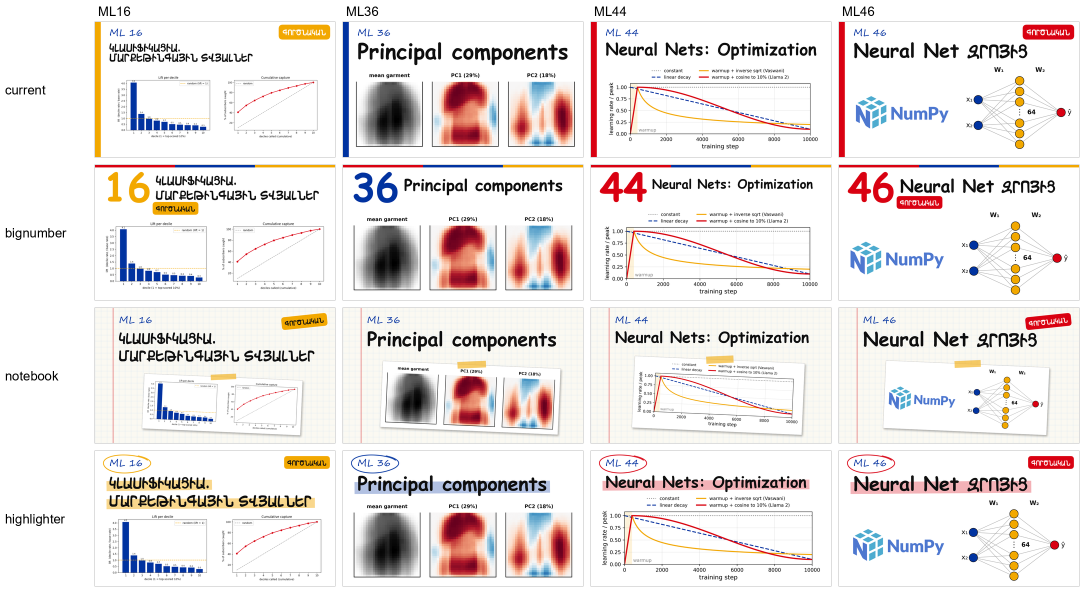
#> input picture thumbnails/style_options/overview.png, 2174 x 1188 px (shown at 1/2 size)
$ python -i thumbnail_style_options.py   (imports and definitions only)
#> lines starting #> are read from the running program, lines starting #| are printed output that depends on the picture
#> further down, picture is the input picture: PIL image 2174x1188 RGB; mean R, G, B 235.1, 229.6, 228.5
"""Render alternative thumbnail STYLES side by side, for the user to pick from.

The locked design in make_thumbnails_final.py (side stripe, handwritten tag,
title, illustration band at the bottom) stays the production one. On 2026-09-26
the user asked for a few fresh stylings to look at for FUTURE lectures, with no
change to anything already published. This renders each candidate style on a
handful of finished lessons of different shapes and writes a contact sheet with
today's design as the first row.

Styles the user kept (see STYLES at the bottom):
  bignumber    - white, the lesson number huge and solid as the tag, tricolour top edge
  notebook     - graph paper with a red margin, figure as a tilted taped card
  highlighter  - white, title under a highlighter stroke, marker circle round the tag
Tried and dropped on 2026-09-26 (code in git history, commit 5e1c976): split,
banner, dark (round 1); sticky, stamp, jupyter (round 2).

The Latin title font is LATIN below, so thumbnail_font_options.py can swap it.

Every lesson's illustration is rendered ONCE off-screen by its own draw
function at the production canvas size, trimmed, and then placed as an image,
so any draw function works in any style without being rewritten.

Usage:
  python scripts/non_essential/thumbnail_style_options.py [ML16 ML44 ...]
Runtime: ~15 s for the default 4 lessons x 3 styles (measured value is logged).
Output: thumbnails/style_options/<style>_<MLNN>.png and overview.png
"""
import io
import logging
import sys
import time
from pathlib import Path

sys.path.insert(0, str(Path(__file__).resolve().parents[1]))
import make_thumbnails_final as base  # noqa: E402  (fonts, LESSONS, draw functions)

import matplotlib.pyplot as plt  # noqa: E402
import numpy as np  # noqa: E402
from matplotlib.lines import Line2D  # noqa: E402
from matplotlib.patches import Rectangle  # noqa: E402
from PIL import Image, ImageChops, ImageDraw, ImageFilter, ImageFont  # noqa: E402

# base already configured the root logger (into its own log file), so this
# script gets a dedicated, non-propagating logger with its own file.
LOG_DIR = Path("logs")
# [1 line not run here, left out]
log = logging.getLogger("thumbnail_style_options")
log.propagate = False
# [5 lines not run here, left out]

# [1 line that did not run here, left out]
DEFAULT_LESSONS = ["ML16", "ML36", "ML44", "ML46"]
K = 720 / 1280                         # figure-fraction x per unit of y
# [1 line that did not run here, left out]
# [1 line that did not run here, left out]
# [1 line that did not run here, left out]


# ---------- lesson helpers ----------

# [5 lines left out: function lesson_by_name, not called in this run]


def block_color(lesson):
    return lesson.get("bar_color", base.BAR)


def text_on(color):
    """White text reads on red and navy; orange needs charcoal."""
    return CHARCOAL if color == ORANGE else "white"


# [137 lines left out: functions illustration, place, title_tokens, _width, _wrap, fit_title and 3 more, not called in this run]


def _taped_card(img, angle=-2.5):
    """Illustration on a white card with a border, soft shadow and a strip of
    orange tape, tilted - as an RGBA image with transparent surroundings."""
#> called with angle = -2.5
    pad = int(0.025 * img.width)
    cw, ch = img.width + 2 * pad, img.height + 2 * pad
    m = int(0.03 * cw)
    canvas = Image.new("RGBA", (cw + 2 * m, ch + 2 * m), (0, 0, 0, 0))
#> canvas: PIL image 2418x1432 RGBA; every value is 0
    shadow = Image.new("RGBA", canvas.size, (0, 0, 0, 0))
    ImageDraw.Draw(shadow).rectangle([m + 12, m + 16, m + cw + 12, m + ch + 16], fill=(0, 0, 0, 80))
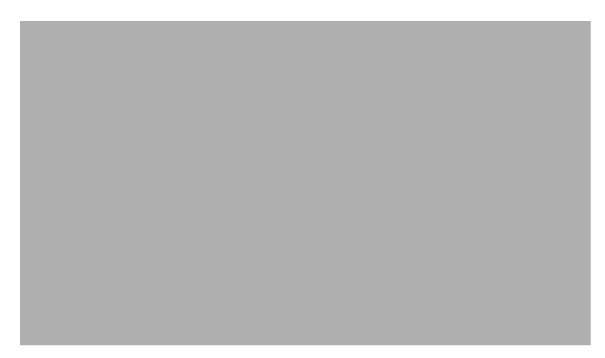
#> shadow: PIL image 2418x1432 RGBA (shown at 1/4 size); mean R, G, B, A 0, 0, 0, 68.4; transparent parts drawn white
    canvas = Image.alpha_composite(canvas, shadow.filter(ImageFilter.GaussianBlur(14)))
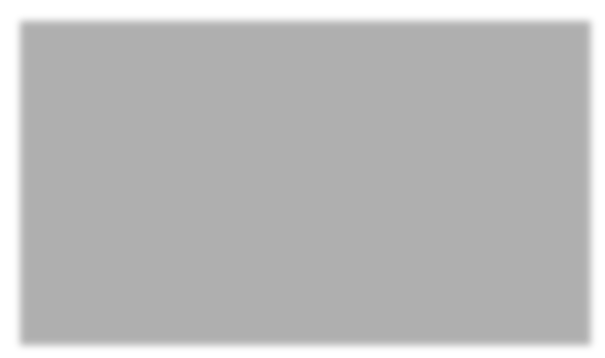
#> canvas: PIL image 2418x1432 RGBA (shown at 1/4 size); mean R, G, B, A 0, 0, 0, 68.4; transparent parts drawn white
    card = Image.new("RGBA", (cw, ch), (255, 255, 255, 255))
#> card: PIL image 2282x1296 RGBA; every value is 255
    card.paste(img, (pad, pad))
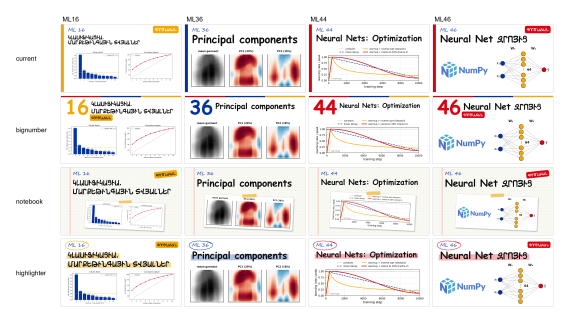
#> card: PIL image 2282x1296 RGBA (shown at 1/4 size); mean R, G, B, A 237.7, 232.8, 231.9, 255
    ImageDraw.Draw(card).rectangle([0, 0, cw - 1, ch - 1], outline=(205, 205, 205, 255), width=3)
    canvas.alpha_composite(card, (m, m))
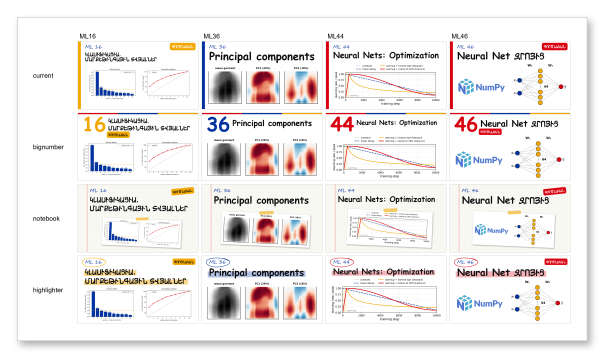
#> canvas: PIL image 2418x1432 RGBA (shown at 1/4 size); mean R, G, B, A 202.7, 198.6, 197.7, 219.3; transparent parts drawn white
    tw, th = int(cw * 0.16), int(ch * 0.10)
    tape = Image.new("RGBA", (tw, th), (242, 168, 0, 150)).rotate(5, expand=True,
                                                                  resample=Image.BICUBIC)
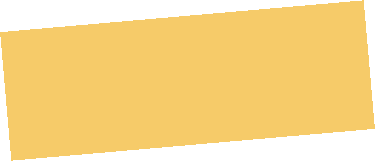
#> tape: PIL image 375x161 RGBA; mean R, G, B, A 187.9, 131, 0, 117; transparent parts drawn white
    canvas.alpha_composite(tape, (m + cw // 2 - tape.width // 2, m - tape.height // 2))
    return canvas.rotate(angle, expand=True, resample=Image.BICUBIC)
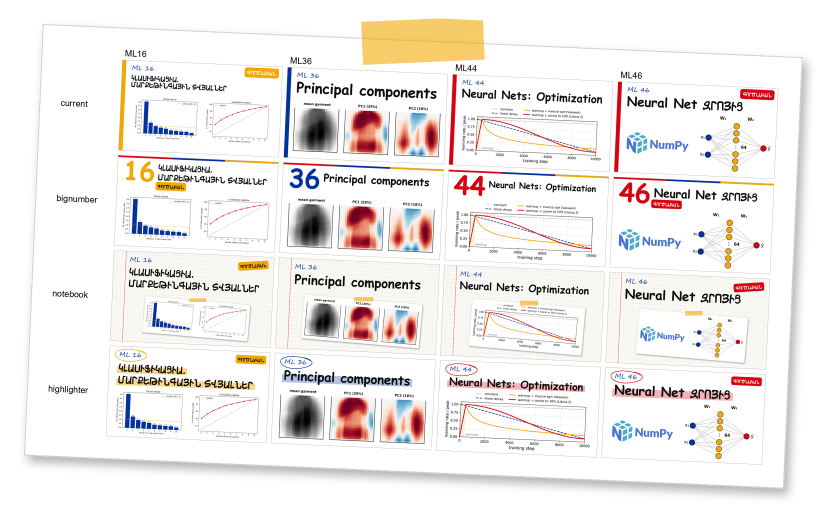
#> returned value: PIL image 2480x1538 RGBA (shown at 1/3 size); mean R, G, B, A 185.2, 180.7, 178.4, 199.9; transparent parts drawn white


# [52 lines left out: functions style_notebook, _hand_circle, style_highlighter, not called in this run]


STYLES = {"bignumber": style_bignumber, "notebook": style_notebook,
          "highlighter": style_highlighter}


# ---------- contact sheet ----------

# [44 lines left out: functions overview, main, not called in this run]


# [2 lines not run here, left out]

>>> from PIL import Image
>>> picture = Image.open('../../thumbnails/style_options/overview.png')
>>> result = _taped_card(picture)

$ run again, on thumbnails/style_options/bignumber_ML16.png
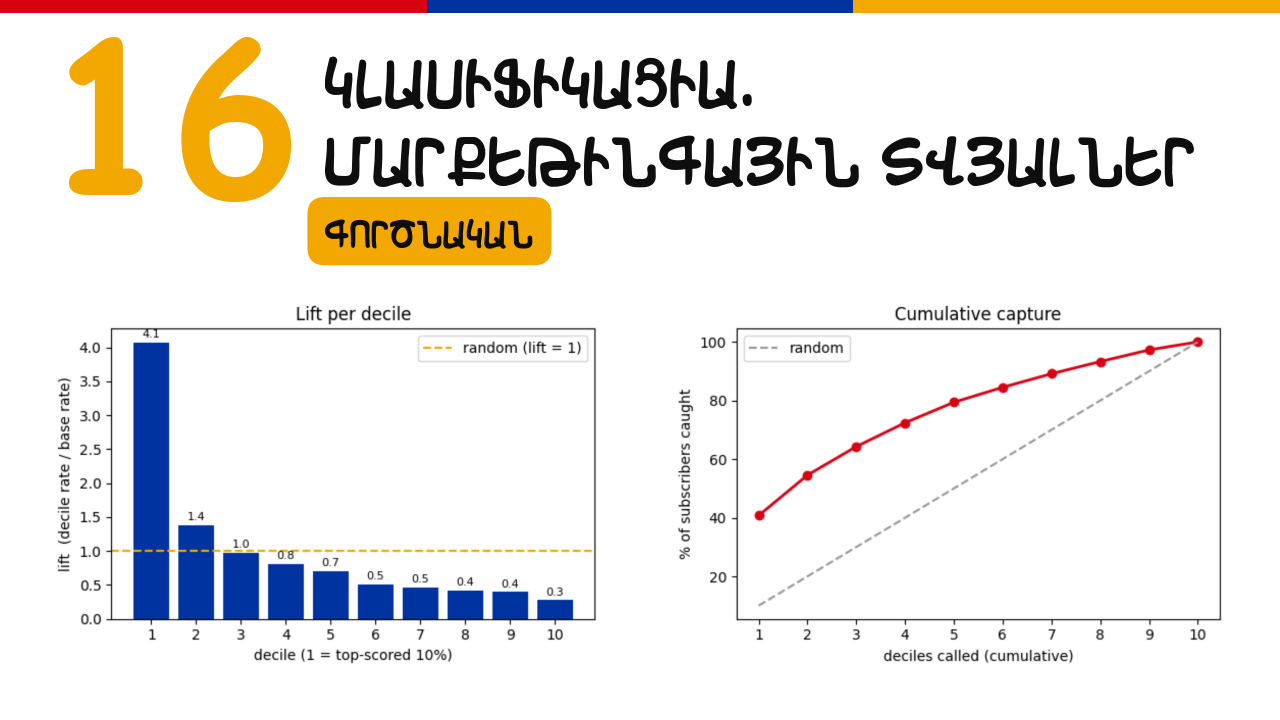
#> input picture thumbnails/style_options/bignumber_ML16.png, 1280 x 720 px
#> picture is the input picture: PIL image 1280x720 RGBA; mean R, G, B, A 235.7, 232.7, 229.8, 255
#> in _taped_card, `tape = Image.new("RGBA", (tw, th), (242, 168, 0, 150)).rotate(5, expan..`:
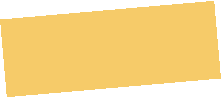
#> tape: PIL image 221x98 RGBA; mean R, G, B, A 186.6, 130.1, 0, 116.1; transparent parts drawn white
#> in _taped_card, `return canvas.rotate(angle, expand=True, resample=Image.BICUBIC)`:
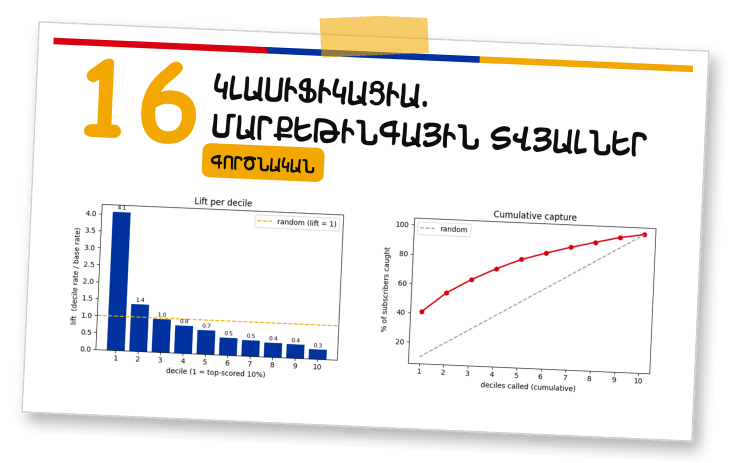
#> returned value: PIL image 1462x926 RGBA (shown at 1/2 size); mean R, G, B, A 186.5, 183.7, 180.1, 201.4; transparent parts drawn white

$ run again, on thumbnails/style_options/bignumber_ML36.png
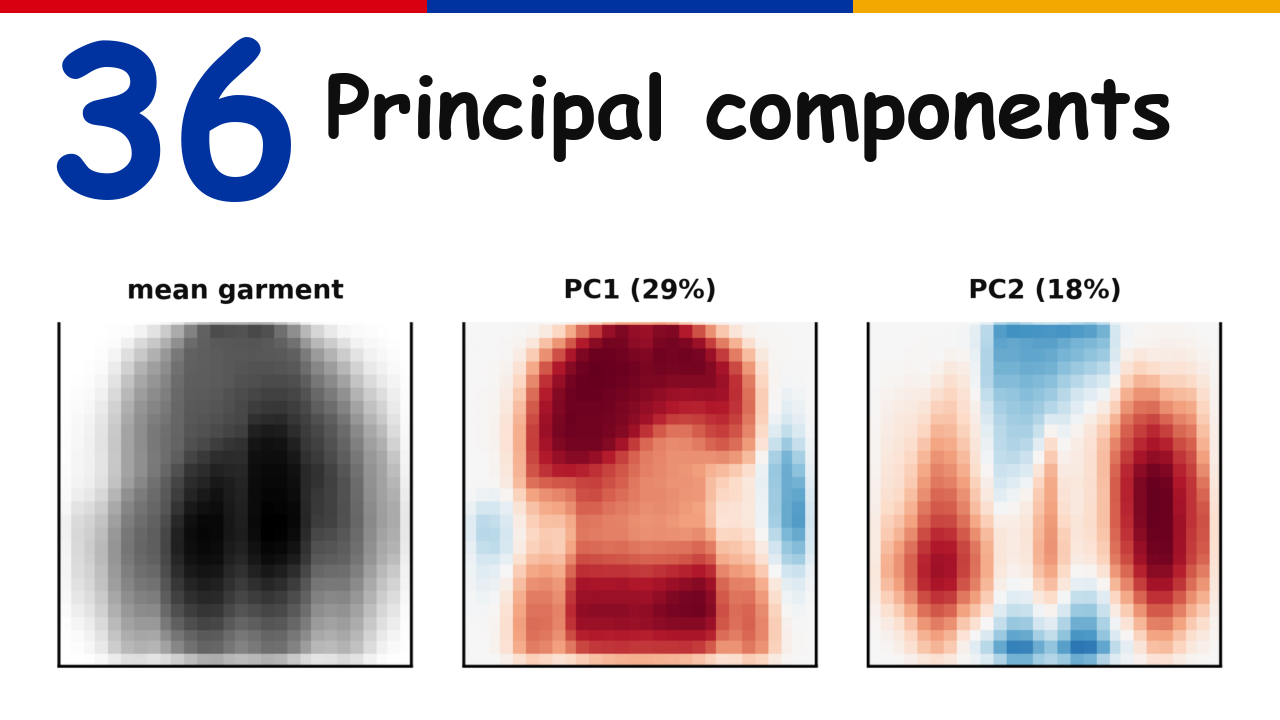
#> input picture thumbnails/style_options/bignumber_ML36.png, 1280 x 720 px
#> picture is the input picture: PIL image 1280x720 RGBA; mean R, G, B, A 211.7, 197.5, 198.5, 255
#> in _taped_card, `tape = Image.new("RGBA", (tw, th), (242, 168, 0, 150)).rotate(5, expan..`:
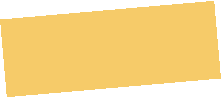
#> tape: PIL image 221x98 RGBA; mean R, G, B, A 186.6, 130.1, 0, 116.1; transparent parts drawn white
#> in _taped_card, `return canvas.rotate(angle, expand=True, resample=Image.BICUBIC)`:
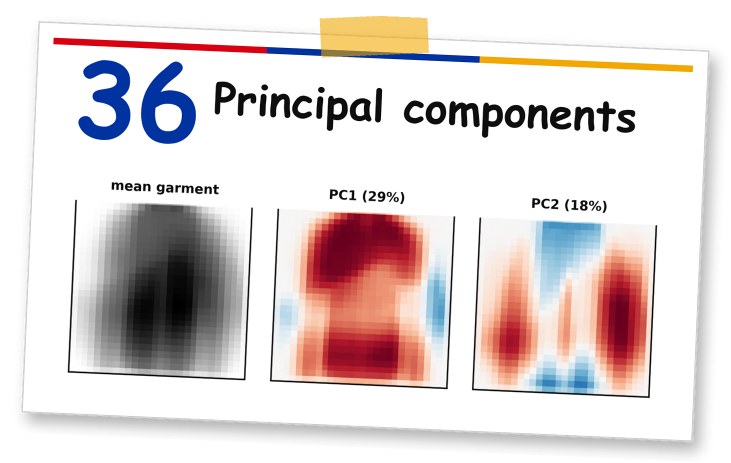
#> returned value: PIL image 1462x926 RGBA (shown at 1/2 size); mean R, G, B, A 170.2, 159.7, 158.7, 201.4; transparent parts drawn white
